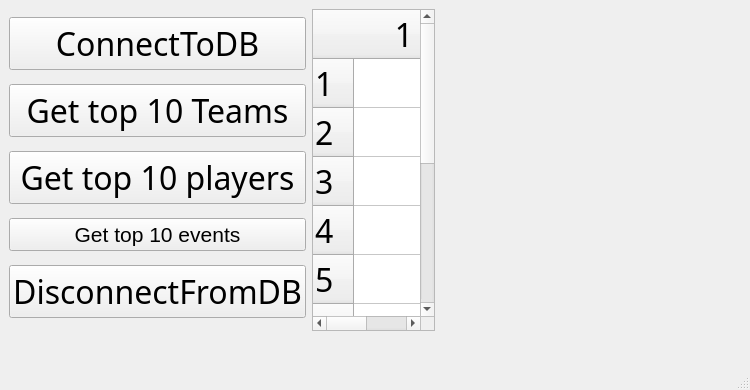
<?xml version="1.0" encoding="UTF-8"?>
<ui version="4.0">
 <class>MainWindow</class>
 <widget class="QMainWindow" name="MainWindow">
  <property name="geometry">
   <rect>
    <x>0</x>
    <y>0</y>
    <width>750</width>
    <height>390</height>
   </rect>
  </property>
  <property name="font">
   <font>
    <family>Tw Cen MT</family>
    <pointsize>24</pointsize>
   </font>
  </property>
  <property name="windowTitle">
   <string>MainWindow</string>
  </property>
  <property name="styleSheet">
   <string notr="true">QPushButton {
	
	font: 75 16pt &quot;MS Shell Dlg 2&quot;;
}</string>
  </property>
  <widget class="QWidget" name="centralwidget">
   <layout class="QHBoxLayout" name="horizontalLayout">
    <item>
     <layout class="QVBoxLayout" name="verticalLayout">
      <item>
       <widget class="QPushButton" name="pushButtonConnectToDB">
        <property name="text">
         <string>ConnectToDB</string>
        </property>
       </widget>
      </item>
      <item>
       <widget class="QPushButton" name="pushButtonAddData">
        <property name="styleSheet">
         <string notr="true">QPushButton</string>
        </property>
        <property name="text">
         <string>Get top 10 Teams</string>
        </property>
       </widget>
      </item>
      <item>
       <widget class="QPushButton" name="pushButtonTopTen">
        <property name="styleSheet">
         <string notr="true">QPushbutton{
border-radius: 25 px;
background-color:rgb(85, 170, 255);
color:rgb(85, 85, 255);
}

QPushbutton:hover{
background-color:rgb(50, 110, 255);
color:rgb(255,255, 255);
}

QPushbutton:pressed{
background-color:rgb(100, 170, 255);
}</string>
        </property>
        <property name="text">
         <string>Get top 10 players</string>
        </property>
       </widget>
      </item>
      <item>
       <widget class="QPushButton" name="pushButtonSearchDB">
        <property name="font">
         <font>
          <family>MS Shell Dlg 2</family>
          <pointsize>16</pointsize>
          <weight>9</weight>
          <italic>false</italic>
          <bold>false</bold>
         </font>
        </property>
        <property name="text">
         <string>Get top 10 events</string>
        </property>
       </widget>
      </item>
      <item>
       <widget class="QPushButton" name="pushButtonDisconnectFromDB">
        <property name="text">
         <string>DisconnectFromDB</string>
        </property>
       </widget>
      </item>
     </layout>
    </item>
    <item>
     <widget class="QTableWidget" name="tableWidgetTopTen">
      <property name="rowCount">
       <number>10</number>
      </property>
      <property name="columnCount">
       <number>2</number>
      </property>
      <row/>
      <row/>
      <row/>
      <row/>
      <row/>
      <row/>
      <row/>
      <row/>
      <row/>
      <row/>
      <column/>
      <column/>
     </widget>
    </item>
    <item>
     <widget class="QWidget" name="widget" native="true">
      <property name="minimumSize">
       <size>
        <width>300</width>
        <height>0</height>
       </size>
      </property>
     </widget>
    </item>
   </layout>
  </widget>
  <widget class="QStatusBar" name="statusbar"/>
  <widget class="QMenuBar" name="menubar">
   <property name="geometry">
    <rect>
     <x>0</x>
     <y>0</y>
     <width>750</width>
     <height>21</height>
    </rect>
   </property>
  </widget>
 </widget>
 <resources/>
 <connections/>
</ui>
